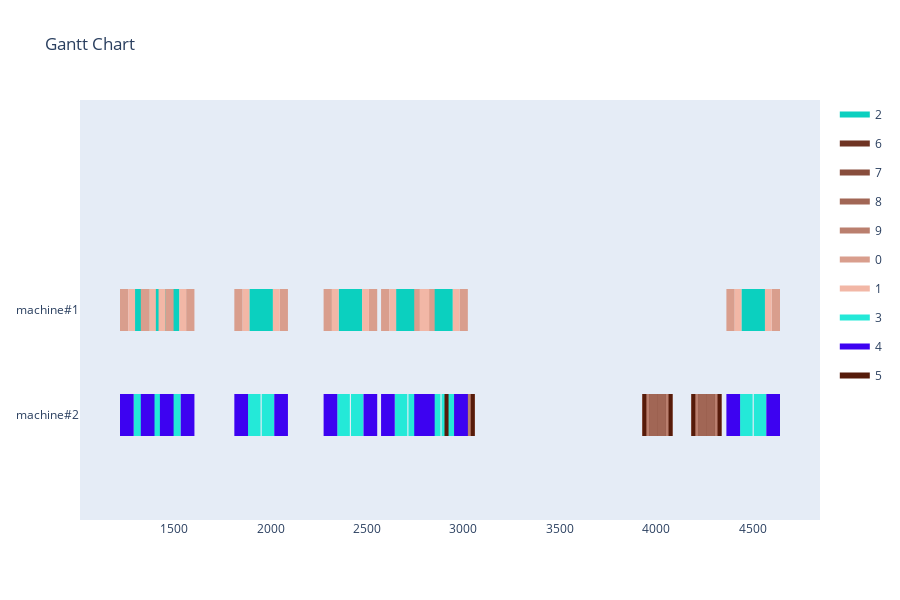

Notebook code cell kept with this figure:
### Markdown cell above
Greedy with changing sequence

### Code cell
def change_order(orders):
    p1 = random.randint(0, len(orders) -2)
    p2 = random.randint(p1, len(orders) -1)
    selected = copy.deepcopy(orders[p1 : p2 +1])
    selected.reverse()
    for i in range(len(selected)):
        orders[p1 + i] = copy.deepcopy(selected[i])

agent = GreedyAgent(env)
simulator = AgentSimulator()
n_generations = 10
best = None
sequence = copy.deepcopy(orders_model)
for gen in range(n_generations):
    simulator = AgentSimulator()
    schedule, schedule_count = simulator.simulate(agent, sequence)
    if not best or best[1] < schedule_count:
        best = [schedule, schedule_count, copy.deepcopy(sequence)]
    change_order(sequence)
print(f'Scheduled {best[1]}/{len(best[2])} Orders')
visualize_schedule(best[0], env)

### Figure 1 — Plotly figure (JSON) as saved in the notebook; plotly's stock layout.template omitted (floating-point values rounded to 4 significant figures; data arrays with more than 128 entries replaced by an {"elided": "..."} marker saying what was removed)
{"data": [{"fill": "toself", "fillcolor": "rgb(11, 208, 191)", "hoverinfo": "name", "legendgroup": "rgb(11, 208, 191)", "mode": "none", "name": "2", "type": "scatter", "x": {"elided": "349 int values"}, "y": {"elided": "349 float values"}}, {"fill": "toself", "fillcolor": "rgb(111, 52, 35)", "hoverinfo": "name", "legendgroup": "rgb(111, 52, 35)", "mode": "none", "name": "6", "type": "scatter", "x": {"elided": "149 int values"}, "y": {"elided": "149 float values"}}, {"fill": "toself", "fillcolor": "rgb(136, 77, 60)", "hoverinfo": "name", "legendgroup": "rgb(136, 77, 60)", "mode": "none", "name": "7", "type": "scatter", "x": {"elided": "149 int values"}, "y": {"elided": "149 float values"}}, {"fill": "toself", "fillcolor": "rgb(161, 102, 85)", "hoverinfo": "name", "legendgroup": "rgb(161, 102, 85)", "mode": "none", "name": "8", "type": "scatter", "x": {"elided": "149 int values"}, "y": {"elided": "149 float values"}}, {"fill": "toself", "fillcolor": "rgb(186, 127, 110)", "hoverinfo": "name", "legendgroup": "rgb(186, 127, 110)", "mode": "none", "name": "9", "type": "scatter", "x": {"elided": "149 int values"}, "y": {"elided": "149 float values"}}, {"fill": "toself", "fillcolor": "rgb(217, 158, 141)", "hoverinfo": "name", "legendgroup": "rgb(217, 158, 141)", "mode": "none", "name": "0", "type": "scatter", "x": {"elided": "349 int values"}, "y": {"elided": "349 float values"}}, {"fill": "toself", "fillcolor": "rgb(242, 183, 166)", "hoverinfo": "name", "legendgroup": "rgb(242, 183, 166)", "mode": "none", "name": "1", "type": "scatter", "x": {"elided": "349 int values"}, "y": {"elided": "349 float values"}}, {"fill": "toself", "fillcolor": "rgb(36, 233, 216)", "hoverinfo": "name", "legendgroup": "rgb(36, 233, 216)", "mode": "none", "name": "3", "type": "scatter", "x": {"elided": "349 int values"}, "y": {"elided": "349 float values"}}, {"fill": "toself", "fillcolor": "rgb(61, 2, 241)", "hoverinfo": "name", "legendgroup": "rgb(61, 2, 241)", "mode": "none", "name": "4", "type": "scatter", "x": {"elided": "349 int values"}, "y": {"elided": "349 float values"}}, {"fill": "toself", "fillcolor": "rgb(86, 27, 10)", "hoverinfo": "name", "legendgroup": "rgb(86, 27, 10)", "mode": "none", "name": "5", "type": "scatter", "x": {"elided": "149 int values"}, "y": {"elided": "149 float values"}}, {"legendgroup": "rgb(11, 208, 191)", "marker": {"color": "rgb(11, 208, 191)", "opacity": 0, "size": 1}, "mode": "markers", "name": "", "showlegend": false, "text": {"elided": "140 null values"}, "type": "scatter", "x": {"elided": "140 int values"}, "y": {"elided": "140 int values"}}, {"legendgroup": "rgb(111, 52, 35)", "marker": {"color": "rgb(111, 52, 35)", "opacity": 0, "size": 1}, "mode": "markers", "name": "", "showlegend": false, "text": [null, null, null, null, null, null, null, null, null, null, null, null, null, null, null, null, null, null, null, null, null, null, null, null, null, null, null, null, null, null, null, null, null, null, null, null, null, null, null, null, null, null, null, null, null, null, null, null, null, null, null, null, null, null, null, null, null, null, null, null], "type": "scatter", "x": [4029, 4064, 4203, 4238, 3003, 3038, 3949, 3984, 4283, 4318, 2923, 2958, 4029, 4064, 4203, 4238, 3003, 3038, 3949, 3984, 4283, 4318, 2923, 2958, 3003, 3038, 4203, 4238, 3949, 3984, 2923, 2958, 4283, 4318, 4029, 4064, 3003, 3038, 4203, 4238, 3949, 3984, 2923, 2958, 4283, 4318, 4029, 4064, 3003, 3038, 4203, 4238, 3949, 3984, 4029, 4064, 4283, 4318, 2923, 2958], "y": [0, 0, 0, 0, 0, 0, 0, 0, 0, 0, 0, 0, 0, 0, 0, 0, 0, 0, 0, 0, 0, 0, 0, 0, 0, 0, 0, 0, 0, 0, 0, 0, 0, 0, 0, 0, 0, 0, 0, 0, 0, 0, 0, 0, 0, 0, 0, 0, 0, 0, 0, 0, 0, 0, 0, 0, 0, 0, 0, 0]}, {"legendgroup": "rgb(136, 77, 60)", "marker": {"color": "rgb(136, 77, 60)", "opacity": 0, "size": 1}, "mode": "markers", "name": "", "showlegend": false, "text": [null, null, null, null, null, null, null, null, null, null, null, null, null, null, null, null, null, null, null, null, null, null, null, null, null, null, null, null, null, null, null, null, null, null, null, null, null, null, null, null, null, null, null, null, null, null, null, null, null, null, null, null, null, null, null, null, null, null, null, null], "type": "scatter", "x": [4006, 4029, 4238, 4261, 2980, 3003, 3984, 4007, 4260, 4283, 2958, 2981, 4006, 4029, 4238, 4261, 2980, 3003, 3984, 4007, 4260, 4283, 2958, 2981, 2980, 3003, 4238, 4261, 3984, 4007, 2958, 2981, 4260, 4283, 4006, 4029, 2980, 3003, 4238, 4261, 3984, 4007, 2958, 2981, 4260, 4283, 4006, 4029, 2980, 3003, 4238, 4261, 3984, 4007, 4006, 4029, 4260, 4283, 2958, 2981], "y": [0, 0, 0, 0, 0, 0, 0, 0, 0, 0, 0, 0, 0, 0, 0, 0, 0, 0, 0, 0, 0, 0, 0, 0, 0, 0, 0, 0, 0, 0, 0, 0, 0, 0, 0, 0, 0, 0, 0, 0, 0, 0, 0, 0, 0, 0, 0, 0, 0, 0, 0, 0, 0, 0, 0, 0, 0, 0, 0, 0]}, {"legendgroup": "rgb(161, 102, 85)", "marker": {"color": "rgb(161, 102, 85)", "opacity": 0, "size": 1}, "mode": "markers", "name": "", "showlegend": false, "text": [null, null, null, null, null, null, null, null, null, null, null, null, null, null, null, null, null, null, null, null, null, null, null, null, null, null, null, null, null, null, null, null, null, null, null, null, null, null, null, null, null, null, null, null, null, null, null, null, null, null, null, null, null, null, null, null, null, null, null, null], "type": "scatter", "x": [3963, 4006, 4261, 4304, 2937, 2980, 4007, 4050, 4217, 4260, 2981, 3024, 3963, 4006, 4261, 4304, 2937, 2980, 4007, 4050, 4217, 4260, 2981, 3024, 2937, 2980, 4261, 4304, 4007, 4050, 2981, 3024, 4217, 4260, 3963, 4006, 2937, 2980, 4261, 4304, 4007, 4050, 2981, 3024, 4217, 4260, 3963, 4006, 2937, 2980, 4261, 4304, 4007, 4050, 3963, 4006, 4217, 4260, 2981, 3024], "y": [0, 0, 0, 0, 0, 0, 0, 0, 0, 0, 0, 0, 0, 0, 0, 0, 0, 0, 0, 0, 0, 0, 0, 0, 0, 0, 0, 0, 0, 0, 0, 0, 0, 0, 0, 0, 0, 0, 0, 0, 0, 0, 0, 0, 0, 0, 0, 0, 0, 0, 0, 0, 0, 0, 0, 0, 0, 0, 0, 0]}, {"legendgroup": "rgb(186, 127, 110)", "marker": {"color": "rgb(186, 127, 110)", "opacity": 0, "size": 1}, "mode": "markers", "name": "", "showlegend": false, "text": [null, null, null, null, null, null, null, null, null, null, null, null, null, null, null, null, null, null, null, null, null, null, null, null, null, null, null, null, null, null, null, null, null, null, null, null, null, null, null, null, null, null, null, null, null, null, null, null, null, null, null, null, null, null, null, null, null, null, null, null], "type": "scatter", "x": [3928, 3963, 4304, 4339, 2902, 2937, 4050, 4085, 4182, 4217, 3024, 3059, 3928, 3963, 4304, 4339, 2902, 2937, 4050, 4085, 4182, 4217, 3024, 3059, 2902, 2937, 4304, 4339, 4050, 4085, 3024, 3059, 4182, 4217, 3928, 3963, 2902, 2937, 4304, 4339, 4050, 4085, 3024, 3059, 4182, 4217, 3928, 3963, 2902, 2937, 4304, 4339, 4050, 4085, 3928, 3963, 4182, 4217, 3024, 3059], "y": [0, 0, 0, 0, 0, 0, 0, 0, 0, 0, 0, 0, 0, 0, 0, 0, 0, 0, 0, 0, 0, 0, 0, 0, 0, 0, 0, 0, 0, 0, 0, 0, 0, 0, 0, 0, 0, 0, 0, 0, 0, 0, 0, 0, 0, 0, 0, 0, 0, 0, 0, 0, 0, 0, 0, 0, 0, 0, 0, 0]}, {"legendgroup": "rgb(217, 158, 141)", "marker": {"color": "rgb(217, 158, 141)", "opacity": 0, "size": 1}, "mode": "markers", "name": "", "showlegend": false, "text": {"elided": "140 null values"}, "type": "scatter", "x": {"elided": "140 int values"}, "y": {"elided": "140 int values"}}, {"legendgroup": "rgb(242, 183, 166)", "marker": {"color": "rgb(242, 183, 166)", "opacity": 0, "size": 1}, "mode": "markers", "name": "", "showlegend": false, "text": {"elided": "140 null values"}, "type": "scatter", "x": {"elided": "140 int values"}, "y": {"elided": "140 int values"}}, {"legendgroup": "rgb(36, 233, 216)", "marker": {"color": "rgb(36, 233, 216)", "opacity": 0, "size": 1}, "mode": "markers", "name": "", "showlegend": false, "text": {"elided": "140 null values"}, "type": "scatter", "x": {"elided": "140 int values"}, "y": {"elided": "140 int values"}}, {"legendgroup": "rgb(61, 2, 241)", "marker": {"color": "rgb(61, 2, 241)", "opacity": 0, "size": 1}, "mode": "markers", "name": "", "showlegend": false, "text": {"elided": "140 null values"}, "type": "scatter", "x": {"elided": "140 int values"}, "y": {"elided": "140 int values"}}, {"legendgroup": "rgb(86, 27, 10)", "marker": {"color": "rgb(86, 27, 10)", "opacity": 0, "size": 1}, "mode": "markers", "name": "", "showlegend": false, "text": [null, null, null, null, null, null, null, null, null, null, null, null, null, null, null, null, null, null, null, null, null, null, null, null, null, null, null, null, null, null, null, null, null, null, null, null, null, null, null, null, null, null, null, null, null, null, null, null, null, null, null, null, null, null, null, null, null, null, null, null], "type": "scatter", "x": [4064, 4085, 4182, 4203, 3038, 3059, 3928, 3949, 4318, 4339, 2902, 2923, 4064, 4085, 4182, 4203, 3038, 3059, 3928, 3949, 4318, 4339, 2902, 2923, 3038, 3059, 4182, 4203, 3928, 3949, 2902, 2923, 4318, 4339, 4064, 4085, 3038, 3059, 4182, 4203, 3928, 3949, 2902, 2923, 4318, 4339, 4064, 4085, 3038, 3059, 4182, 4203, 3928, 3949, 4064, 4085, 4318, 4339, 2902, 2923], "y": [0, 0, 0, 0, 0, 0, 0, 0, 0, 0, 0, 0, 0, 0, 0, 0, 0, 0, 0, 0, 0, 0, 0, 0, 0, 0, 0, 0, 0, 0, 0, 0, 0, 0, 0, 0, 0, 0, 0, 0, 0, 0, 0, 0, 0, 0, 0, 0, 0, 0, 0, 0, 0, 0, 0, 0, 0, 0, 0, 0]}], "layout": {"height": 600, "hovermode": "closest", "showlegend": true, "title": {"text": "Gantt Chart"}, "xaxis": {"rangeselector": {"buttons": [{"count": 7, "label": "1w", "step": "day", "stepmode": "backward"}, {"count": 1, "label": "1m", "step": "month", "stepmode": "backward"}, {"count": 6, "label": "6m", "step": "month", "stepmode": "backward"}, {"count": 1, "label": "YTD", "step": "year", "stepmode": "todate"}, {"count": 1, "label": "1y", "step": "year", "stepmode": "backward"}, {"step": "all"}]}, "showgrid": false, "type": "linear", "zeroline": false}, "yaxis": {"autorange": false, "range": [-1, 3], "showgrid": false, "ticktext": ["machine#2", "machine#1"], "tickvals": [0, 1], "zeroline": false}}}
